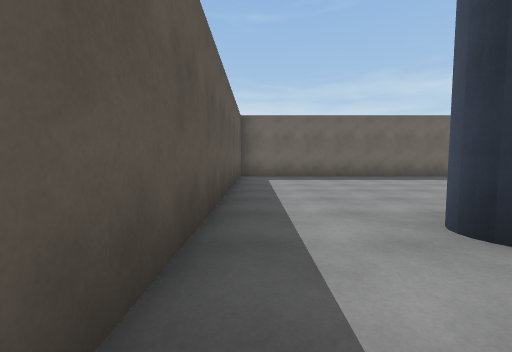
view 1 (above)

19 first-person views from a walk through a 3-D level made in the Unity game engine. The camera is 1.2 m above the floor, tilts 4° down and sees 90° across. The floor is counted in squares, 2 m on a side. Each view is taken from the middle of a square. On the plan, view 1 faces up. The plan holds only what a view shows up to about 9 squares ahead; the rest is blank. The player is left out.

view 2
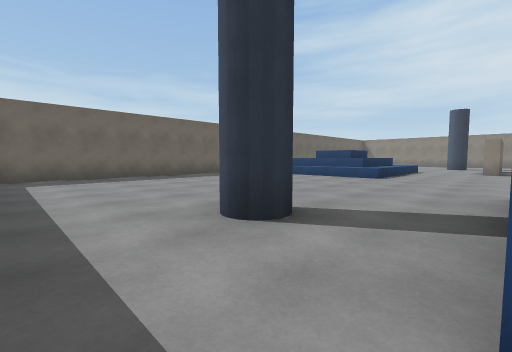

view 3
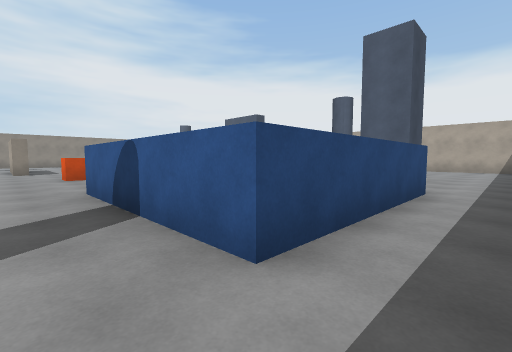

view 4
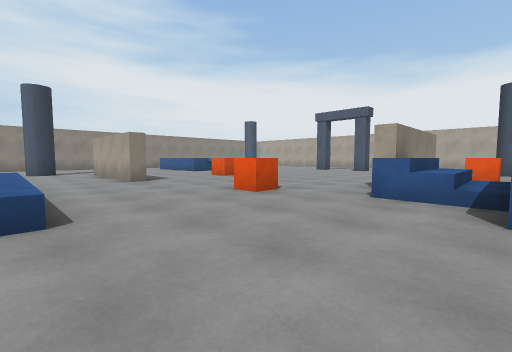

view 5
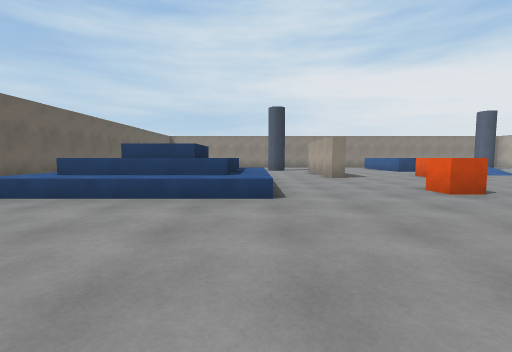

view 6
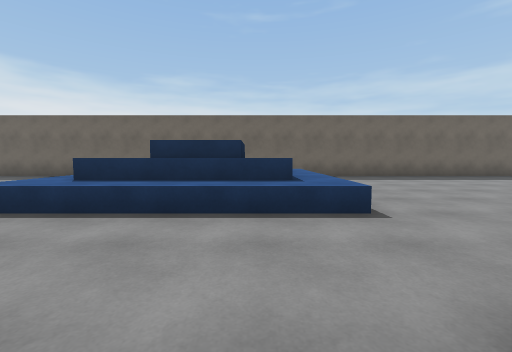

view 7
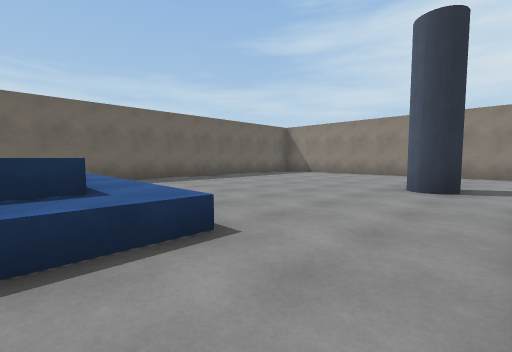

view 8
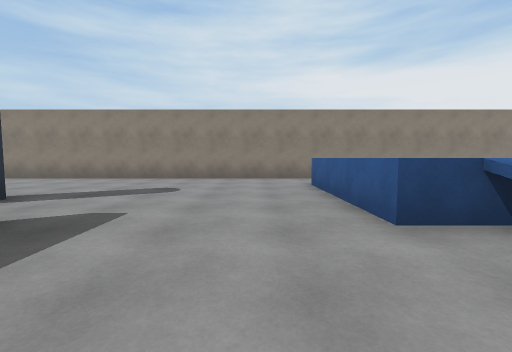

view 9
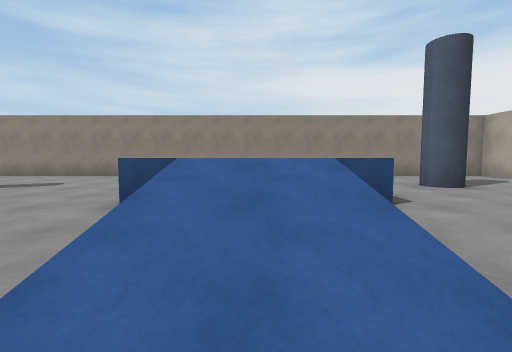

view 10
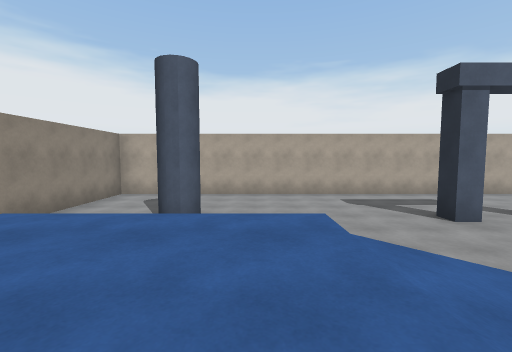

view 11
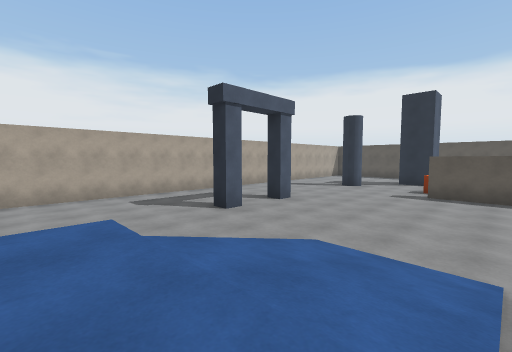

view 12
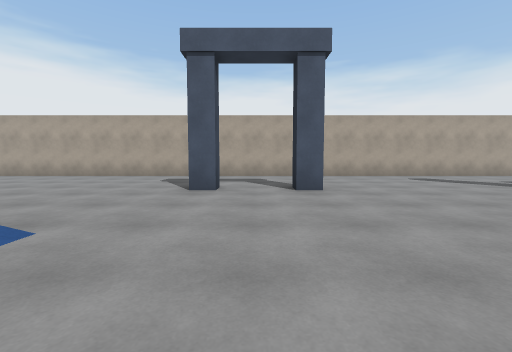

view 13
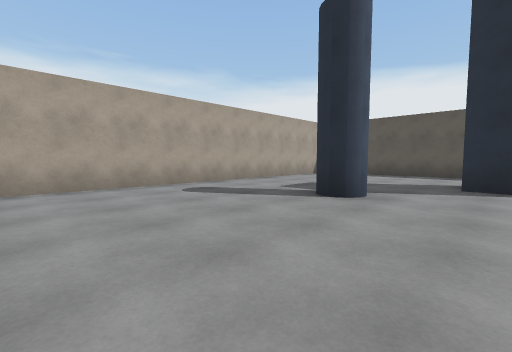

view 14
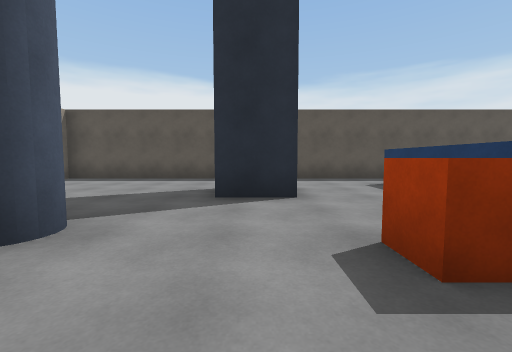

view 15
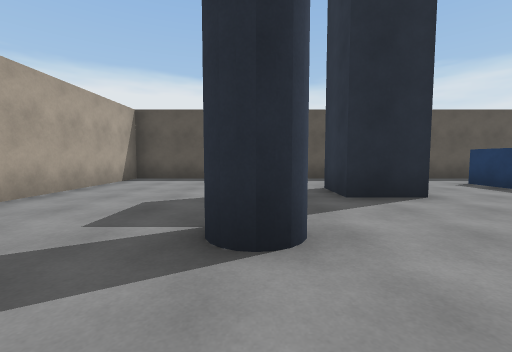

view 16
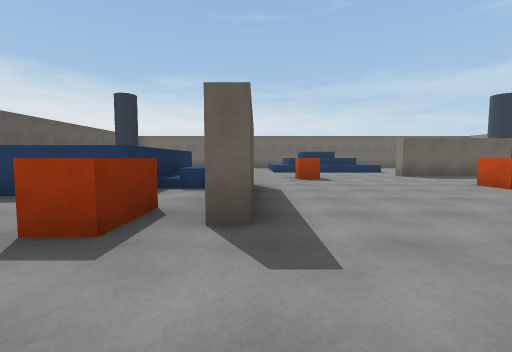

view 17
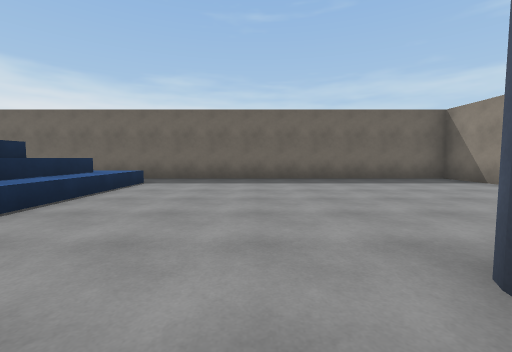

view 18
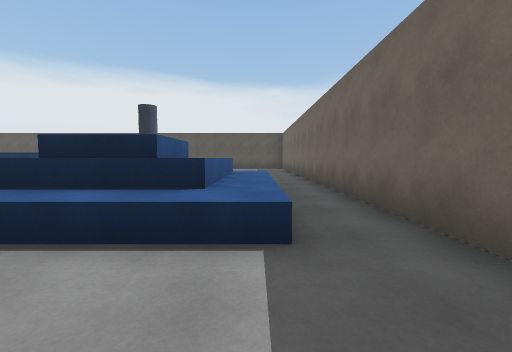

view 19
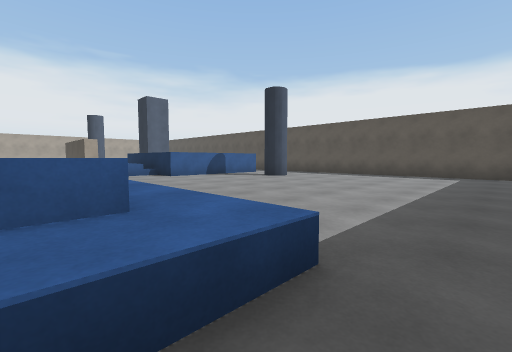

### Floor plan
Key: @ floor where view 1 was taken; # wall or solid block; . main floor; : floor 1.25 m higher than the main floor; / step, stairs or slope; ^ raised ledge; O other object.
Columns run from 1 left of view 1 to 21 right of it. Each row starts with its distance up from view 1.
  9 #######################
  8 #.....................#
  7 #........^^^^^........#
  6 #........^^^^^........#
  5 #........^^ ^^........#
  4 #........^^^^^........#
  3 #........^^^^^........#
  2 #..#..................#
  1 #.....................#
  0  @^^^^^......####.....#
 -1  .^   ^...O...........#
 -2  .^   ^#..............#
 -3 #.^   ^##....O........#
 -4 #.^^^^^ #.....//#:    #
 -5 #......O#.....///::   #
 -6 #......O......//#:::  #
 -7 #..##...............  #
 -8 #...................  #
 -9 #.....#....#.#........#
-10 #.....................#
-11 #.....................#
-12 #.....................#
-13 #######################

Positions as (right, up) in squares from view 1, and headings:
1: (0, 0), facing up
2: (0, 0), facing up-right
3: (0, 1), facing down-right
4: (5, 3), facing down-right
5: (4, 3), facing right
6: (11, 0), facing up
7: (11, 1), facing up-right
8: (13, -2), facing right
9: (12, -5), facing right
10: (16, -4), facing down
11: (16, -4), facing down-left
12: (11, -4), facing down
13: (9, -7), facing down-left
14: (7, -7), facing left
15: (7, -9), facing left
16: (7, -8), facing up
17: (15, 1), facing up
18: (14, 7), facing left
19: (9, 8), facing down-left
